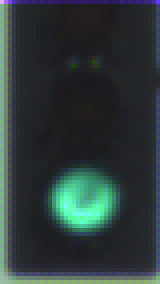
#> input picture hw1/data/001.png, 40 x 71 px (shown 4 times larger); its folder holds only this picture in this run
$ jupyter execute --allow-errors hsv_classifier.ipynb
#> lines starting #> are read from the running program, lines starting #| are printed output that depends on the picture; after the words box and inside, x2 and y2 are one past the last pixel; in counts of white or black regions, pixels touching at a corner belong together
#> further down, img is the input picture: shape (71, 40, 3); mean B, G, R 57.6, 58.1, 45.6
[cell 1]
import cv2 as cv
import matplotlib.pyplot as plt
import numpy as np
import skimage as ski

[cell 2]
def find_color(rgb_img):
    img_hsv = cv.cvtColor(rgb_img, cv.COLOR_RGB2HSV)
#> img_hsv: shape (71, 40, 3); mean H, S, V 100.9, 52.8, 63.4

    candidate_mask = (img_hsv[:, :, 1] >= 50) & (img_hsv[:, :, 2] >= 80)
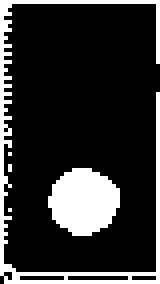
#> candidate_mask: shape (71, 40) bool (shown 4 times larger); 18.8% white; 5 white regions (3 under 20 px), largest, box (x1, y1, x2, y2) and area: (0, 0, 40, 71) 300, (12, 42, 30, 59) 230
    img_hsv = img_hsv.copy()
    img_hsv[~candidate_mask] = 0
#> img_hsv: shape (71, 40, 3); mean H, S, V 15.9, 21.8, 28.1

    color_ranges = {
        "red": [
            ((0, 70, 50), (5, 255, 255)),
            ((175, 70, 50), (180, 255, 255)),
        ],
        "green": [
            ((35, 50, 50), (85, 255, 255)),
        ],
        "yellow": [
            ((20, 100, 100), (30, 255, 255)),
        ],
    }

    pixel_counts: dict[str, int] = {}

    for color, ranges in color_ranges.items():
        color_mask = np.zeros(img_hsv.shape[:2], dtype=np.uint8)

        for lower, upper in ranges:
            range_mask = cv.inRange(
                img_hsv,
                np.array(lower, dtype=np.uint8),
                np.array(upper, dtype=np.uint8),
            )
            color_mask = cv.bitwise_or(color_mask, range_mask)

        pixel_counts[color] = cv.countNonZero(color_mask)
#> color_mask: shape (71, 40); every value is 0
#> after the loop, pixel_counts = {'red': 0, 'green': 368, 'yellow': 0}

    return max(pixel_counts, key=lambda color: pixel_counts[color])

[cell 3]
from pathlib import Path

data_path = Path("data")

result_path = Path("/Users/asya/Downloads/hw1/result")
result_path.mkdir(parents=True, exist_ok=True)


for img_path in data_path.iterdir():
    if img_path.suffix.lower() not in {".png", ".jpg"}:
        continue

    img = cv.imread(str(img_path))

    if img is None:
        continue

    img_rgb = cv.cvtColor(img, cv.COLOR_BGR2RGB)

    file_name = img_path.stem

    result = find_color(img_rgb)
#> result = 'green'
    output_path = result_path / f"{result}.txt"
    with output_path.open("a", encoding="utf-8") as file:
        file.write(file_name + "\n")
    print(file_name, result)
#| 001 green


$ run again, on hw1/data/006.png
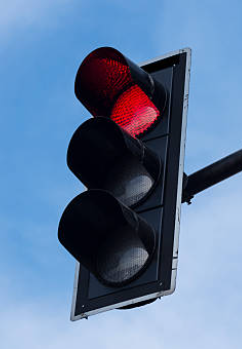
#> input picture hw1/data/006.png, 242 x 349 px
#> img is the input picture: shape (349, 242, 3); mean B, G, R 160.7, 125.5, 98.5
#> in find_color, `candidate_mask = (img_hsv[:, :, 1] >= 50) & (img_hsv[:, :, 2] >= 80)`:
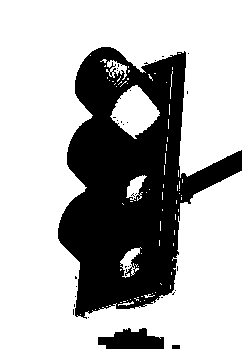
#> candidate_mask: shape (349, 242) bool; 69% white; 31 black regions (28 under 20 px), largest, box (x1, y1, x2, y2) and area: (58, 47, 242, 319) 25082, (98, 328, 164, 349) 981, (172, 345, 180, 349) 32
#> after the loop in find_color, `for color, ranges in color_ranges.items():`: pixel_counts = {'red': 1285, 'green': 0, 'yellow': 0}
#> result = 'red'
#| 006 red

$ run again, on hw1/data/008.png
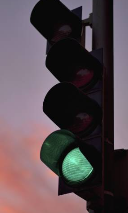
#> input picture hw1/data/008.png, 128 x 213 px
#> img is the input picture: shape (213, 128, 3); mean B, G, R 79.7, 74.8, 87.6
#> in find_color, `candidate_mask = (img_hsv[:, :, 1] >= 50) & (img_hsv[:, :, 2] >= 80)`:
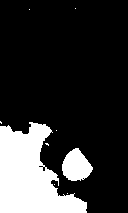
#> candidate_mask: shape (213, 128) bool; 20.1% white; 9 white regions (7 under 20 px), largest, box (x1, y1, x2, y2) and area: (0, 122, 87, 213) 4774, (62, 148, 93, 181) 702
#> after the loop in find_color, `for color, ranges in color_ranges.items():`: pixel_counts = {'red': 2949, 'green': 709, 'yellow': 0}
#> result = 'red'
#| 008 red
